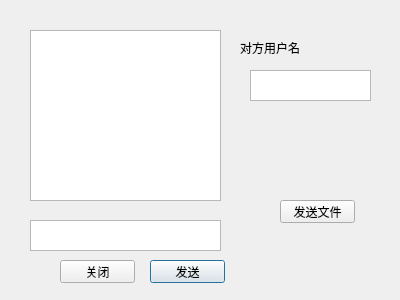
<?xml version="1.0" encoding="UTF-8"?>
<ui version="4.0">
 <class>P2pDialog</class>
 <widget class="QDialog" name="P2pDialog">
  <property name="geometry">
   <rect>
    <x>0</x>
    <y>0</y>
    <width>400</width>
    <height>300</height>
   </rect>
  </property>
  <property name="windowTitle">
   <string>Dialog</string>
  </property>
  <widget class="QTextBrowser" name="textBrowser">
   <property name="geometry">
    <rect>
     <x>30</x>
     <y>30</y>
     <width>191</width>
     <height>171</height>
    </rect>
   </property>
  </widget>
  <widget class="QPushButton" name="messageButton">
   <property name="geometry">
    <rect>
     <x>150</x>
     <y>260</y>
     <width>75</width>
     <height>23</height>
    </rect>
   </property>
   <property name="text">
    <string>发送</string>
   </property>
  </widget>
  <widget class="QTextEdit" name="textEdit">
   <property name="geometry">
    <rect>
     <x>30</x>
     <y>220</y>
     <width>191</width>
     <height>31</height>
    </rect>
   </property>
  </widget>
  <widget class="QPushButton" name="fileButton">
   <property name="geometry">
    <rect>
     <x>280</x>
     <y>200</y>
     <width>75</width>
     <height>23</height>
    </rect>
   </property>
   <property name="text">
    <string>发送文件</string>
   </property>
  </widget>
  <widget class="QLabel" name="label">
   <property name="geometry">
    <rect>
     <x>240</x>
     <y>40</y>
     <width>71</width>
     <height>16</height>
    </rect>
   </property>
   <property name="text">
    <string>对方用户名</string>
   </property>
  </widget>
  <widget class="QTextEdit" name="nameEdit">
   <property name="geometry">
    <rect>
     <x>250</x>
     <y>70</y>
     <width>121</width>
     <height>31</height>
    </rect>
   </property>
   <property name="readOnly">
    <bool>true</bool>
   </property>
  </widget>
  <widget class="QPushButton" name="cloButton">
   <property name="geometry">
    <rect>
     <x>60</x>
     <y>260</y>
     <width>75</width>
     <height>23</height>
    </rect>
   </property>
   <property name="text">
    <string>关闭</string>
   </property>
  </widget>
 </widget>
 <resources/>
 <connections>
  <connection>
   <sender>cloButton</sender>
   <signal>clicked()</signal>
   <receiver>P2pDialog</receiver>
   <slot>close()</slot>
   <hints>
    <hint type="sourcelabel">
     <x>97</x>
     <y>271</y>
    </hint>
    <hint type="destinationlabel">
     <x>199</x>
     <y>149</y>
    </hint>
   </hints>
  </connection>
 </connections>
</ui>
